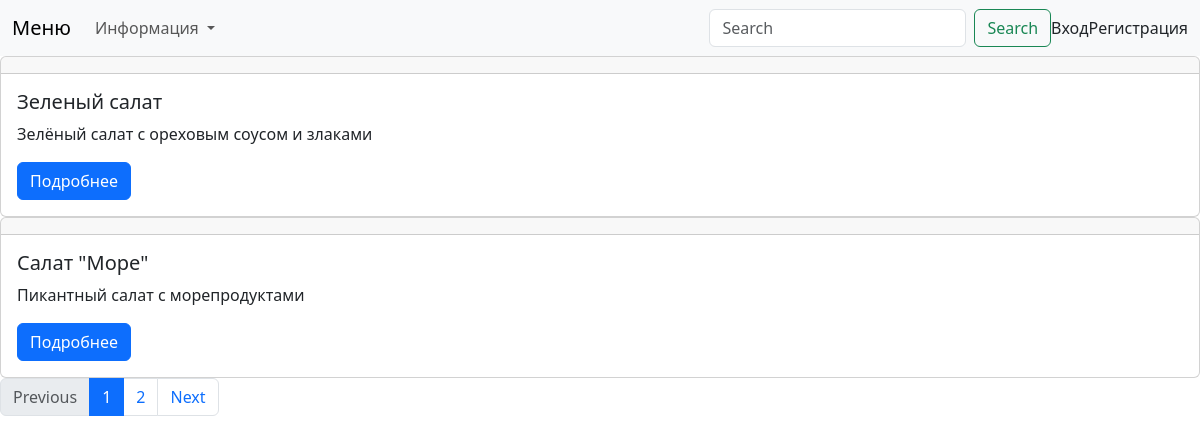
Before: / with the older database file.
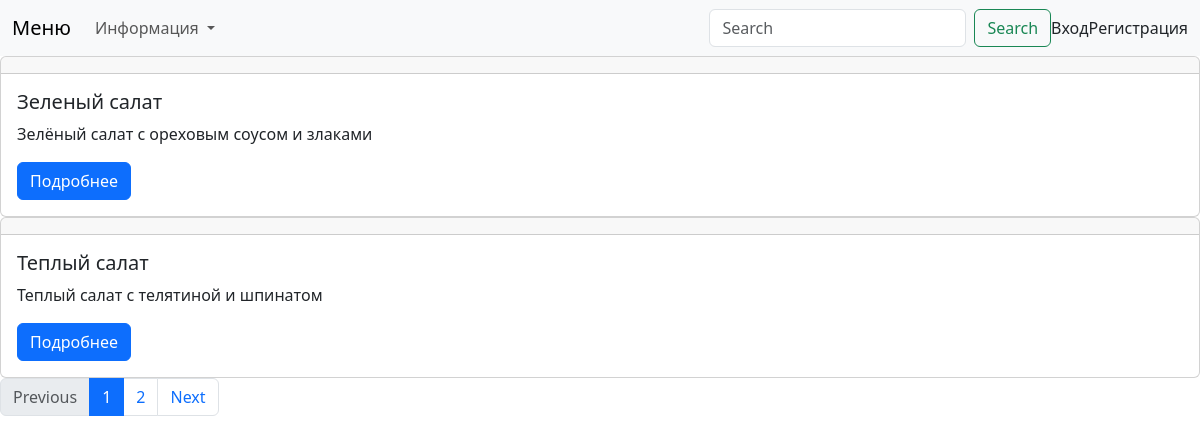
After: the same page with the newer database file.
### cafe_site/models.py (models this page shows, shortened)
class Menu(models.Model):
    title=models.CharField(verbose_name='Название', max_length=20)
    text = models.TextField(verbose_name='Описание блюда', null=True, blank=True)
    portion=models.CharField(verbose_name='Порция',max_length=10,blank=True)
    price=models.IntegerField(verbose_name='Цена')
    class Meta:
        verbose_name = 'Салат'
        verbose_name_plural = 'Салаты'
        ordering=['price']
    def get_detailUrl(self):
        return reverse('menu_detail', kwargs={'pk':self.pk})

### cafe_site/views.py (the view)
# urls.py: path('',MenuListView.as_view(), name='menu_list'),
class MenuListView(generic.ListView):
    queryset = Menu.objects.all()
    template_name = 'cafe_site/menulist.html'
    context_object_name = 'menu'
    paginate_by = 2

### templates/cafe_site/menulist.html
{% extends 'base.html' %}
{% block content %}
{% for item in menu %}
<div class="card">
    <div class="card-header">{{ item.date }}</div>
    <div class="card-body">
      <h5 class="card-title">{{ item.title }}</h5>
      <p class="card-text">{{ item.text }}</p>
      <a href="{{ item.get_detailUrl }}" class="btn btn-primary">Подробнее</a>
    </div>
  </div>
{% endfor %}
{% if is_paginated %}
<nav aria-label="...">
  <ul class="pagination">
    {%  if page_obj.has_previous  %}
    <li class="page-item ">
      <a class="page-link" href="{{ request.path }}?page={{ page_obj.previous_page_number }}" tabindex="-1" >Previous</a>
    </li>
    {% else %}
    <li class="page-item disabled">
      <a class="page-link" href="">Previous</a>
    </li>
    {% endif %}
    {% for n in paginator.page_range %}
    {% if page_obj.number == n %}
    <li class="page-item active" aria-current="page">
      <a class="page-link" href="#">{{ n }}</a>
    </li>
    {% else %}
    <li class="page-item"><a class="page-link" href="?page={{ n }}">{{ n }}</a></li>
    {% endif %}
    {% endfor %}
    {%  if page_obj.has_next  %}
    <li class="page-item">
      <a class="page-link" href="{{ request.path }}?page={{ page_obj.next_page_number }}">Next</a>
    </li>
    {% else %}
    <li class="page-item disabled">
      <a class="page-link" href="">Next</a>
    </li>
    {% endif %}
  </ul>
</nav>
{% endif %}
{% endblock %}

### templates/base.html (shortened to what this page needs)
<!DOCTYPE html>
<html lang="en">
    <head>
        <link href="https://cdn.jsdelivr.net/npm/bootstrap@5.3.3/dist/css/bootstrap.min.css" rel="stylesheet">
  </head>
    </head>
    <body>
        <nav class="navbar navbar-expand-lg bg-body-tertiary">
            <div class="container-fluid">
              <a class="navbar-brand" href="#">Меню</a>
              <div class="collapse navbar-collapse" id="navbarSupportedContent">
                <ul class="navbar-nav me-auto mb-2 mb-lg-0">
                    <a class="nav-link dropdown-toggle" href="#" role="button" data-bs-toggle="dropdown" aria-expanded="false">
                      Информация
                    </a>
                </ul>
                <form class="d-flex" role="search">
                  <input class="form-control me-2" type="search" placeholder="Search" aria-label="Search">
                  <button class="btn btn-outline-success" type="submit"> Search </button>
                </form>
                {% if user.is_authenticated %}
                    <span><b> &nbsp; {{user.username}} &nbsp;</b></span>
                    <a class="nav-link" href="{% url 'account_logout' %}">Выйти</a>
                {% else %}<a class="nav-link" href="{% url 'account_login' %}">Вход</a>
                        <a class="nav-link" href="{% url 'account_signup' %}">Регистрация</a>
                {% endif %}
              </div>
            </div>
          </nav>
        {% block content %}
        {% endblock %}
    </body>
</html>

Changed rows visible on the page:
no longer on this page (row unchanged): Menu: title "Салат \"Море\"", text "Пикантный салат с морепродуктами"
added Menu: title "Теплый салат", text "Теплый салат с телятиной и шпинатом"
